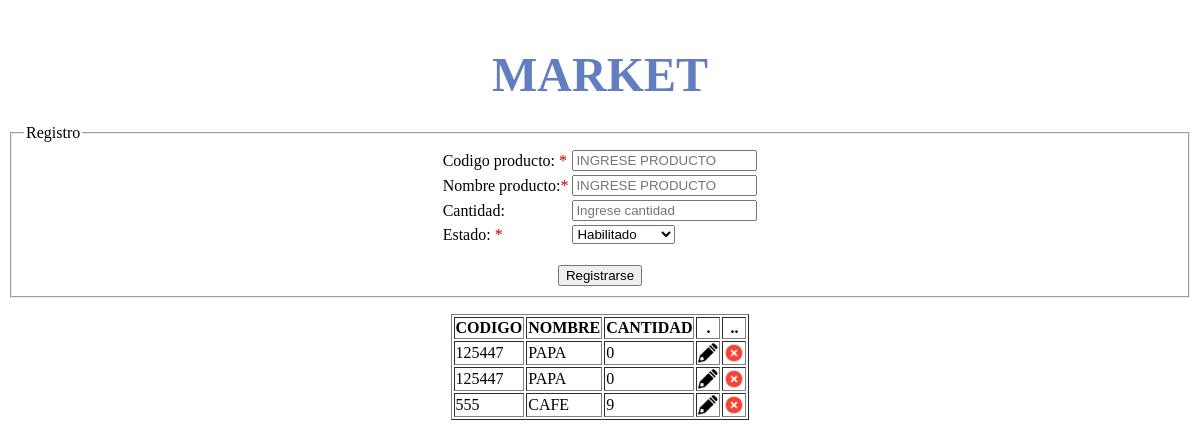
Before: / with the older database file.
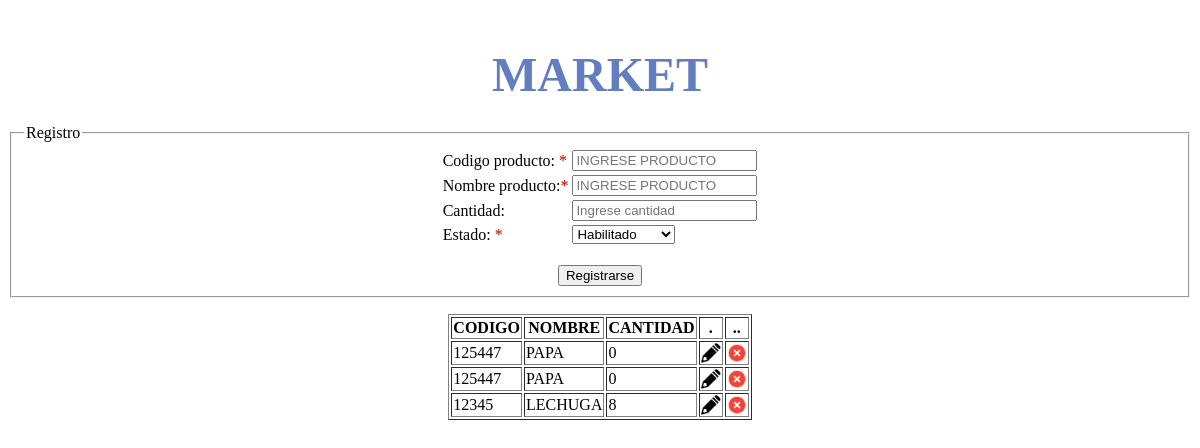
After: the same page with the newer database file.
### tables this page shows
CREATE TABLE `productos` (
  `id` int(11) NOT NULL,
  `nombre_prod` varchar(50) NOT NULL,
  `codigo_prod` varchar(10) NOT NULL,
  `cantidad` int(11) NOT NULL,
  `estado` tinyint(1) NOT NULL DEFAULT '1',
  `fecha_ingreso` timestamp NOT NULL DEFAULT CURRENT_TIMESTAMP
);

### index.php (the view, shortened to what this page needs)
<html>
    <head>
    </head>
     <body bgcolor="">  <br>
       <form name=frm1 action="insert_prod.php" method="POST">
         <h1 align=center> <font face="Trebuchet MS" size="16" color="#627EC1">MARKET</font> </h1>
          <fieldset>
            <legend>Registro</legend>
                <table border="0" align="center">
                     <tr>
                        <td font face="Trebuchet MS" size="3" > Codigo producto: <font color="codigocolor">*</font></font> </td>
                        <td> <input type="text" name="codprod" style="text-transform:uppercase;" value="" onkeyup="javascript:this.value=this.value.toUpperCase();" placeholder="Ingrese producto" required></td>
                     </tr>
                     <tr>
                        <td font face="Trebuchet MS" size="3" > Nombre producto:<font color="codigocolor">*</font> </font> </td>
                        <td> <input type=text name="nomprod" style="text-transform:uppercase;" value="" onkeyup="javascript:this.value=this.value.toUpperCase();" placeholder="Ingrese producto" required></td>
                     </tr>
                     <tr>
                        <td font face="Trebuchet MS" size="3" > Cantidad: </font> </td>
                        <td> <input type=text name="cantprod" placeholder="Ingrese cantidad"></td>
                     </tr>
                     <tr>
                        <td font face="Trebuchet MS" size="3" > Estado: <font color="codigocolor">*</font> </font> </td>
                        <td> <select name="estprod" placeholder="Ingrese identificacion" required>
                                <option value="1">Habilitado</option>
                              </select>
                        </td>
                     </tr>
                 </table>
                  <br>
                   <center><input  type="submit" value="Registrarse"></center>
        </form>
     </body>
</html>
  <table border = 1 align ="center">
    <tr><th>CODIGO</th><th>NOMBRE</th><th>CANTIDAD</th><th>.</th><th>..</th></tr>
  <?php
      include("database.php");
      $sql = "SELECT * FROM productos";
      $result = $conn->query($sql);
      if ($result->num_rows > 0) {
        while($row = $result->fetch_assoc()){
          echo "<tr>";
          echo "<td>".$row["codigo_prod"]."</td>";
          echo "<td>".$row["nombre_prod"]."</td>";
          echo "<td>".$row["cantidad"]."</td>";
          echo"<td><img src='icons/lapiz.png'width='20'></td>";
          echo"<td><a href='delete_product.php?cod=".$row["codigo_prod"]."'><img src='icons/cancelar.png'width='20'></a></td>";
          echo "</tr>";
        }
      }else {
        echo ":::No hay productos registrados:::";
      }
   ?>

Changed rows visible on the page:
removed productos: codigo_prod "555", nombre_prod "CAFE", cantidad "9"
added productos: codigo_prod "12345", nombre_prod "LECHUGA", cantidad "8"
